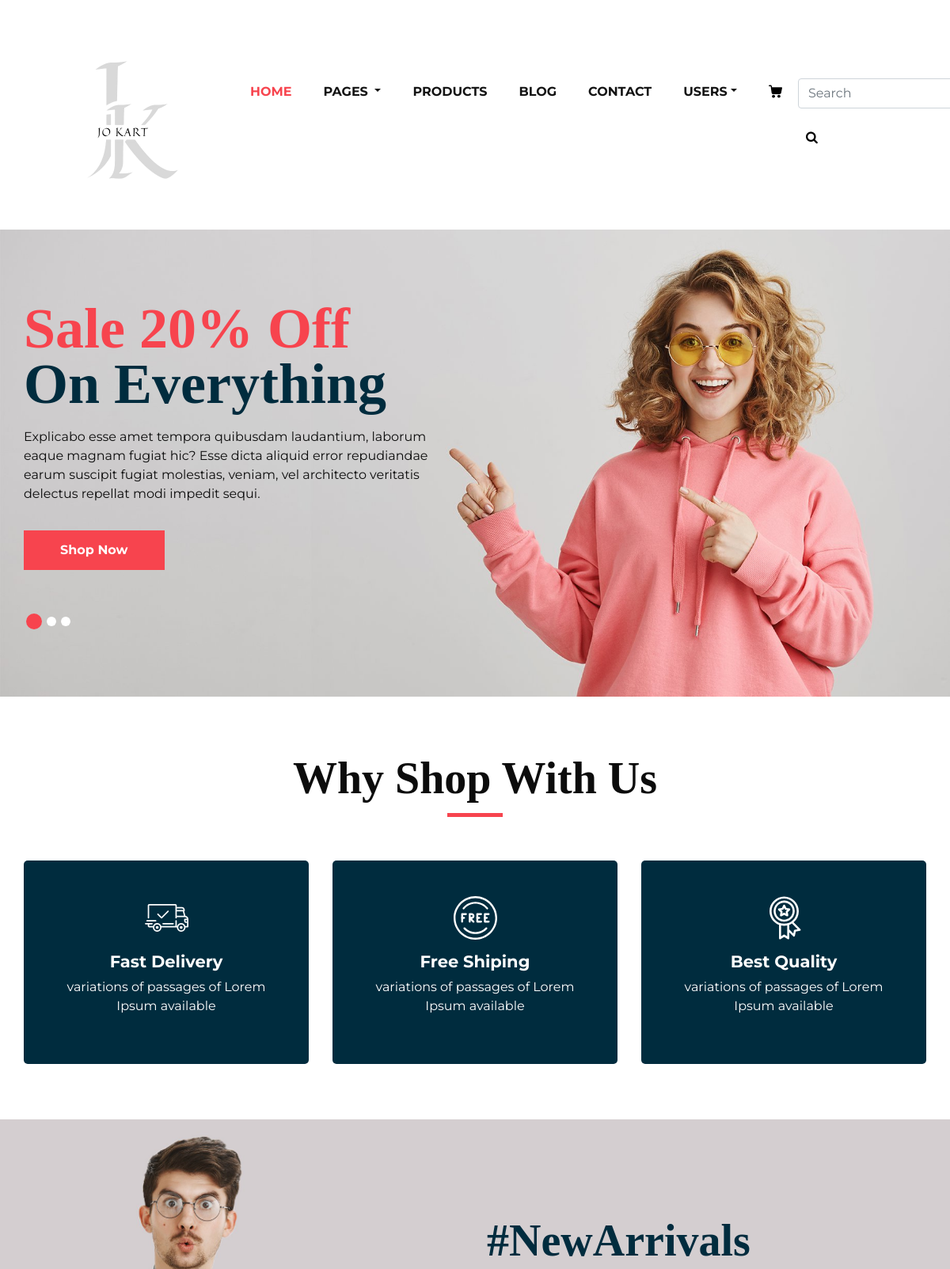
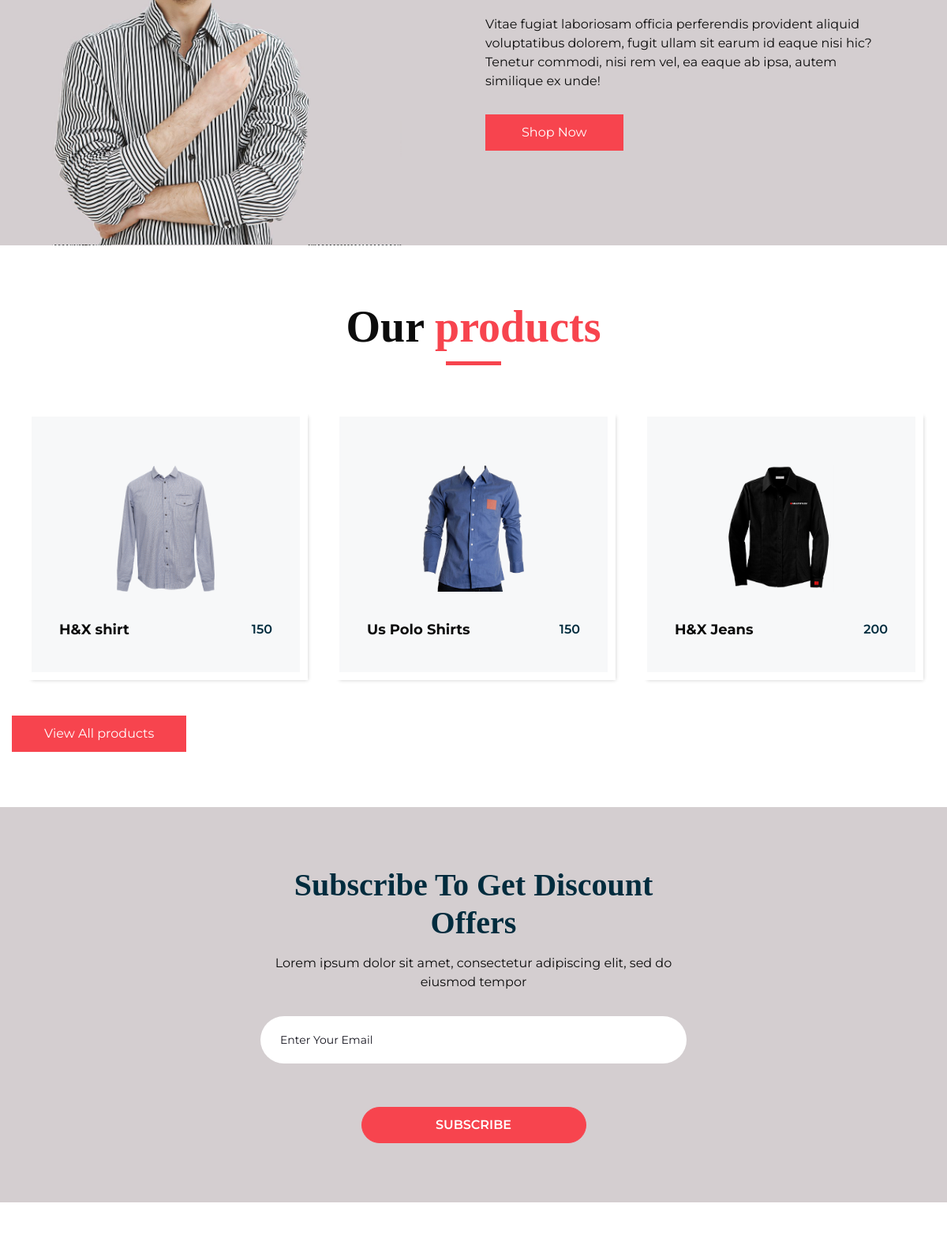
The page / (upper part) on the database its author committed (2 pictures, top to bottom).
### products/models.py (models this page shows, shortened)
class Product(models.Model):
    product_name=models.CharField(max_length=200 ,unique=True)
    slug = models.SlugField(max_length=200 ,unique=True)
    description=models.TextField(max_length=500 , blank=True)
    price=models.IntegerField()
    images=models.ImageField(upload_to='media/')
    stock=models.IntegerField()
    is_available=models.BooleanField(default=True)
    category = models.ForeignKey(Category,on_delete=models.CASCADE)
    created_date=models.DateTimeField(auto_now_add=True)
    modified_date=models.DateTimeField(auto_now=True)
    def get_url(self):
        return reverse('product_details', args=[self.category.slug ,self.slug])

### products/views.py (the view)
# urls.py: path('',views.index , name="index"),
def index(request):
    products = Product.objects.all().filter(is_available=True)
    context = {
        'products':products
    }
    return render(request,'index.html',context)

### category/context_processors.py (called while the page is built)
def menu_links(request):
    links = Category.objects.all()
    return dict(links=links)

### templates/index.html (shortened to what this page needs)
{% load static %}
<!DOCTYPE html>
<html>
   <head>
      <link rel="stylesheet" type="text/css" href="{% static 'css/bootstrap.css' %}" />
      <link href="{% static 'css/font-awesome.min.css' %}" rel="stylesheet" />
      <link href="{% static 'css/style.css' %}" rel="stylesheet" />
      <link href="{% static 'css/responsive.css' %}" rel="stylesheet" />
   </head>
   <body>
      <div class="hero_area">
         <header class="header_section">
            <div class="container">
               <nav class="navbar navbar-expand-lg custom_nav-container ">
                  <a class="navbar-brand" href="{% url 'index' %}"><img width="250" src="{% static 'images/logo.png' %}" alt="#" /></a>
                  <div class="collapse navbar-collapse" id="navbarSupportedContent">
                     <ul class="navbar-nav">
                        <li class="nav-item active">
                           <a class="nav-link" href="{% url 'index' %}">Home <span class="sr-only">(current)</span></a>
                        </li>
                        <li class="nav-item dropdown">
                           <a class="nav-link dropdown-toggle" href="#" data-toggle="dropdown" role="button" aria-haspopup="true" aria-expanded="true"> <span class="nav-label">Pages </a>
                        </li>
                        <li class="nav-item">
                           <a class="nav-link" href="{% url 'products' %}">Products</a>
                        </li>
                        <li class="nav-item">
                           <a class="nav-link" href="{% url 'blog_list' %}">Blog</a>
                        </li>
                        <li class="nav-item">
                           <a class="nav-link" href="{% url 'contact' %}">Contact</a>
                        </li>
                        <li class="nav-item dropdown">
                           <a class="nav-link dropdown-toggle" href="#" data-toggle="dropdown" role="button" aria-haspopup="true" aria-expanded="true"> <span class="nav-label">Users</a>
                        </li>
                        <li class="nav-item">
                           <a class="nav-link" href="{% url 'cart' %}">
                           </a>
                        </li>
                        <form class="form-inline" method="GET" action="{% url 'search_product' %}">
                           <input type="text" name="search" placeholder="search" class="form-control">
                           <button class="btn my-2 my-sm-0 nav_search-btn" type="submit">
                               <i class="fa fa-search" aria-hidden="true"></i>
                           </button>
                       </form>
                     </ul>
                  </div>
               </nav>
            </div>
         </header>
         <section class="slider_section ">
            <div class="slider_bg_box">
               <img src="{% static 'images/slider-bg.jpg' %}" alt="">
            </div>
            <div id="customCarousel1" class="carousel slide" data-ride="carousel">
               <div class="carousel-inner">
                  <div class="carousel-item active">
                     <div class="container ">
                        <div class="row">
                           <div class="col-md-7 col-lg-6 ">
                              <div class="detail-box">
                                 <h1>
                                    <span>
                                    Sale 20% Off
                                    </span>
                                    <br>
                                    On Everything
                                 </h1>
                                 <p>
                                    Explicabo esse amet tempora quibusdam laudantium, laborum eaque magnam fugiat hic? Esse dicta aliquid error repudiandae earum suscipit fugiat molestias, veniam, vel architecto veritatis delectus repellat modi impedit sequi.
                                 </p>
                                 <div class="btn-box">
                                    <a href="{% url 'products' %}" class="btn1">
                                    Shop Now
                                    </a>
                                 </div>
                              </div>
                           </div>
                        </div>
                     </div>
                  </div>
               </div>
               <div class="container">
                  <ol class="carousel-indicators">
                     <li data-target="#customCarousel1" data-slide-to="0" class="active"></li>
                     <li data-target="#customCarousel1" data-slide-to="1"></li>
                     <li data-target="#customCarousel1" data-slide-to="2"></li>
                  </ol>
               </div>
            </div>
         </section>
      </div>
      <section class="why_section layout_padding">
         <div class="container">
            <div class="heading_container heading_center">
               <h2>
                  Why Shop With Us
               </h2>
            </div>
            <div class="row">
               <div class="col-md-4">
                  <div class="box ">
                     <div class="img-box">
                     </div>
                     <div class="detail-box">
                        <h5>
                           Fast Delivery
                        </h5>
                        <p>
                           variations of passages of Lorem Ipsum available
                        </p>
                     </div>
                  </div>
               </div>
               <div class="col-md-4">
                  <div class="box ">
                     <div class="img-box">
                     </div>
                     <div class="detail-box">
                        <h5>
                           Free Shiping
                        </h5>
                        <p>
                           variations of passages of Lorem Ipsum available
                        </p>
                     </div>
                  </div>
               </div>
               <div class="col-md-4">
                  <div class="box ">
                     <div class="img-box">
                     </div>
                     <div class="detail-box">
                        <h5>
                           Best Quality
                        </h5>
                        <p>
                           variations of passages of Lorem Ipsum available
                        </p>
                     </div>
                  </div>
               </div>
            </div>
         </div>
      </section>
      <section class="arrival_section">
         <div class="container">
            <div class="box">
               <div class="arrival_bg_box">
                  <img src="{% static 'images/arrival-bg.png' %}" alt="">
               </div>
               <div class="row">
                  <div class="col-md-6 ml-auto">
                     <div class="heading_container remove_line_bt">
                        <h2>
                           #NewArrivals
                        </h2>
                     </div>
                     <p style="margin-top: 20px;margin-bottom: 30px;">
                        Vitae fugiat laboriosam officia perferendis provident aliquid voluptatibus dolorem, fugit ullam sit earum id eaque nisi hic? Tenetur commodi, nisi rem vel, ea eaque ab ipsa, autem similique ex unde!
                     </p>
                     <a href="">
                     Shop Now
                     </a>
                  </div>
               </div>
            </div>
         </div>
      </section>
      <section class="product_section layout_padding">
         <div class="container">
            <div class="heading_container heading_center">
               <h2>
                  Our <span>products</span>
               </h2>
            </div>
            <div class="row">
               {% for product in products %}
               <div class="col-sm-6 col-md-4 col-lg-4">
                  <div class="box">
                     <div class="img-box">
                        <img src="{{product.images.url}}" alt="">
                     </div>
                     <div class="detail-box">
                        <h5>
                           {{product.product_name}}
                        </h5>
                        <h6>
                           {{product.price}}
                        </h6>
                     </div>
                  </div>
               </div>
               {% endfor %}
            <div class="btn-box">
               <a href="{% url 'products' %}">
               View All products
               </a>
            </div>
         </div>
      </section>
      <section class="subscribe_section">
         <div class="container-fuild">
            <div class="box">
               <div class="row">
                  <div class="col-md-6 offset-md-3">
                     <div class="subscribe_form ">
                        <div class="heading_container heading_center">
                           <h3>Subscribe To Get Discount Offers</h3>
                        </div>
                        <p>Lorem ipsum dolor sit amet, consectetur adipiscing elit, sed do eiusmod tempor</p>
                        <form action="">
                           <input type="email" placeholder="Enter your email">
                           <button>
                           subscribe
                           </button>
                        </form>
                     </div>
                  </div>
               </div>
            </div>
         </div>
      </section>
      <section class="client_section layout_padding">
      </section>
   </body>
</html>

### static/css/responsive.css (style rules this page uses)
@media (min-width: 1200px) { .container { max-width: 1170px; } }

### rows shown on the page
Product: images (picture), product_name "H&X shirt", price "150"
Product: images (picture), product_name "Us Polo Shirts", price "150"
Product: images (picture), product_name "H&X Jeans", price "200"
